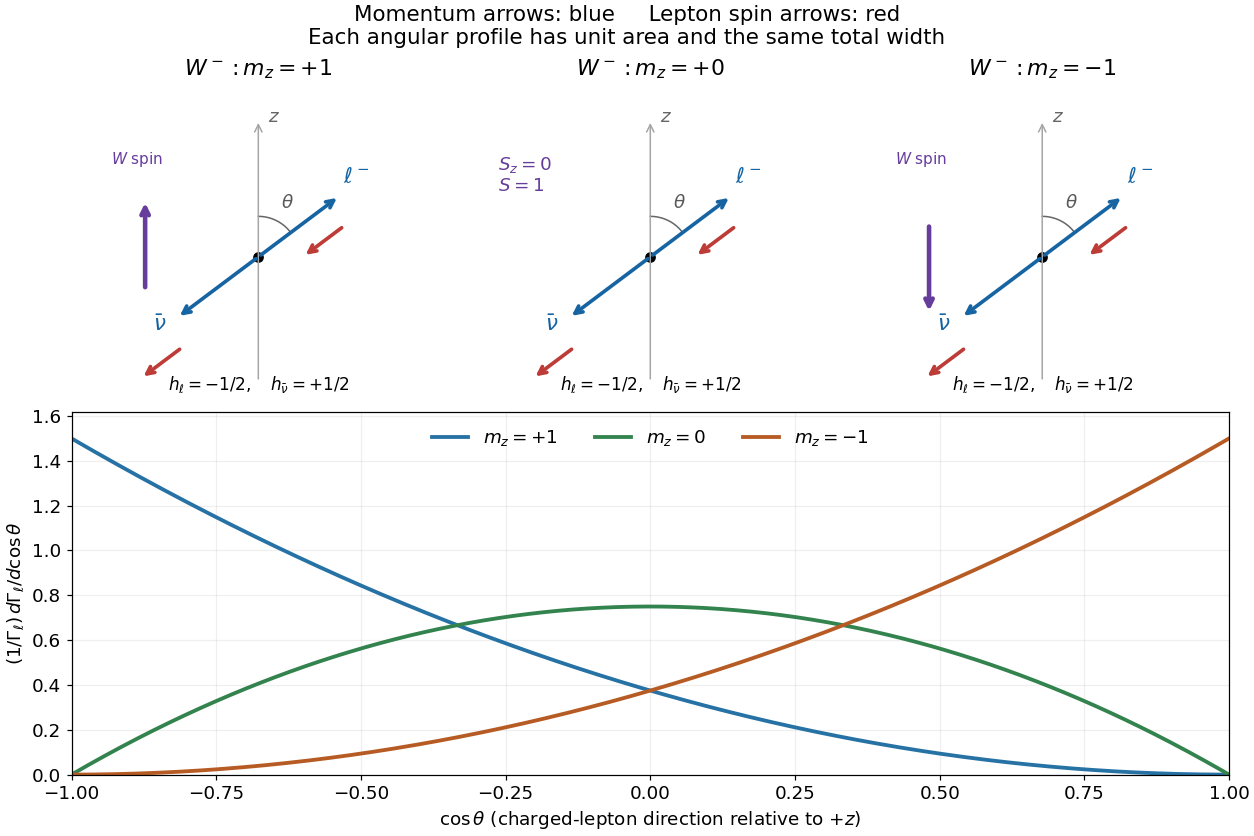

This chart was generated by the following Python code:
"""Original spin-vector construction and normalized W decay profiles."""
from pathlib import Path
import numpy as np
import matplotlib
matplotlib.use('Agg')
import matplotlib.pyplot as plt

plt.rcParams.update({'font.size': 12, 'figure.facecolor': 'white', 'axes.facecolor': 'white'})
fig = plt.figure(figsize=(11.4, 7.6), layout='constrained')
gs = fig.add_gridspec(2, 3, height_ratios=[1, 1.15])
n = np.array([0.8, 0.6])
blue, red = '#1764a2', '#bd3c37'
for j, lam in enumerate([1, 0, -1]):
    ax = fig.add_subplot(gs[0, j])
    ax.set(xlim=(-1.4, 1.4), ylim=(-1.2, 1.45), aspect='equal')
    ax.axis('off')
    ax.set_title(rf'$W^-: m_z={lam:+d}$', weight='bold')
    ax.plot(0, 0, 'ko', ms=6)
    ax.annotate('', (0, 1.15), (0, -1.05), arrowprops={'arrowstyle': '->', 'color': '0.65', 'lw': 1})
    ax.text(0.08, 1.13, '$z$', color='0.4')
    phi = np.linspace(np.arctan2(n[1], n[0]), np.pi/2, 80)
    ax.plot(.34*np.cos(phi), .34*np.sin(phi), color='0.4', lw=1)
    ax.text(.19, .41, r'$\theta$', color='0.35', fontsize=12)
    for sign, label in [(1, r'$\ell^-$'), (-1, r'$\bar\nu$')]:
        pos = sign * 0.85 * n
        ax.annotate('', pos, (0, 0), arrowprops={'arrowstyle': '->', 'color': blue, 'lw': 2.4})
        ax.text(*(pos + sign * 0.18 * n), label, ha='center', color=blue, fontsize=14)
        start = pos + np.array([0.04, -0.25])
        ax.annotate('', start - 0.43 * n, start, arrowprops={'arrowstyle': '->', 'color': red, 'lw': 2.4})
    if lam:
        ax.annotate('', (-0.95, 0.48 * lam), (-0.95, -0.28 * lam), arrowprops={'arrowstyle': '->', 'color': '#673d9c', 'lw': 3})
        ax.text(-1.02, 0.78, '$W$ spin', ha='center', color='#673d9c', fontsize=10)
    else:
        ax.text(-1.28, 0.55, '$S_z=0$\n$S=1$', color='#673d9c', fontsize=12)
    ax.text(0, -1.12, r'$h_{\ell}=-1/2,\quad h_{\bar\nu}=+1/2$', ha='center', fontsize=11)
ax = fig.add_subplot(gs[1, :])
z = np.linspace(-1, 1, 700)
ax.plot(z, 3 / 8 * (1 - z)**2, label=r'$m_z=+1$', color='#2772a5', lw=2.5)
ax.plot(z, 3 / 4 * (1 - z*z), label=r'$m_z=0$', color='#33834e', lw=2.5)
ax.plot(z, 3 / 8 * (1 + z)**2, label=r'$m_z=-1$', color='#b75b24', lw=2.5)
ax.set(xlim=(-1, 1), ylim=(0, 1.62), xlabel=r'$\cos\theta$ (charged-lepton direction relative to $+z$)', ylabel=r'$(1/\Gamma_\ell)\,d\Gamma_\ell/d\cos\theta$')
ax.grid(alpha=0.2)
ax.legend(loc='upper center', ncol=3, frameon=False)
fig.suptitle('Momentum arrows: blue     Lepton spin arrows: red\nEach angular profile has unit area and the same total width', fontsize=14)
fig.savefig(Path.cwd() / Path(__file__).with_suffix('.png').name, dpi=110, facecolor='white', transparent=False)
